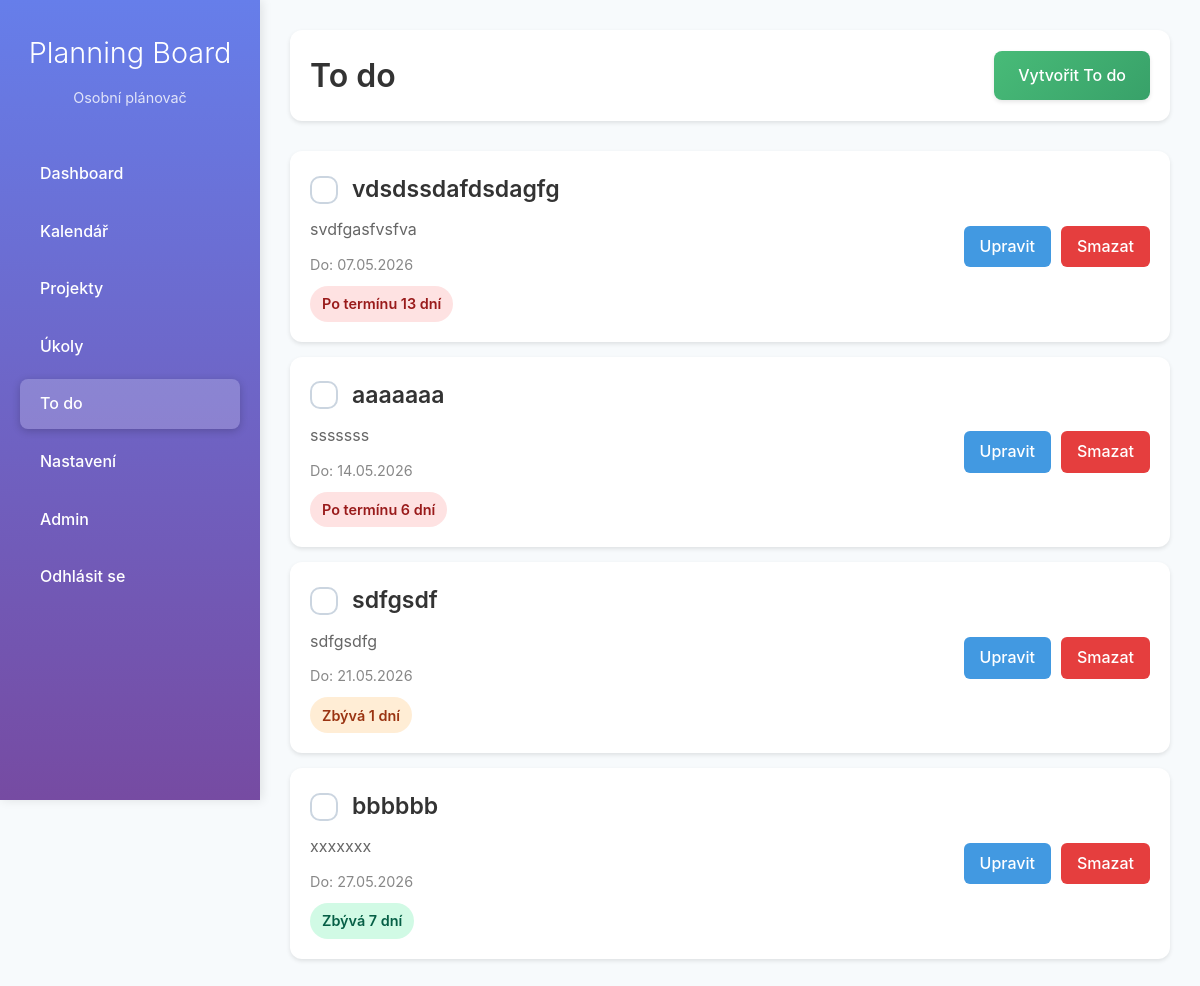
The page /tasks/todos/ (signed in) on the database as committed earlier.
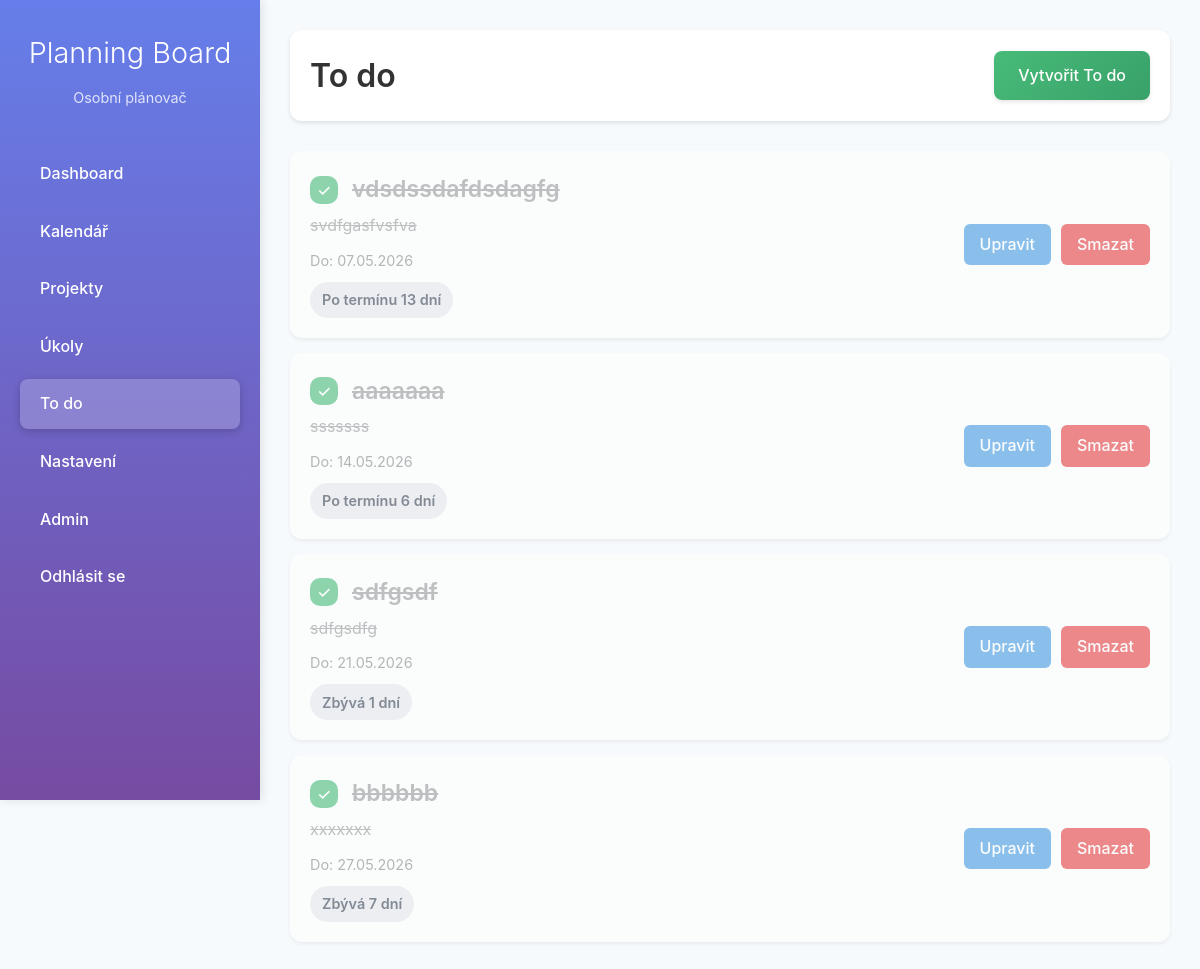
The same page on the database as committed later.
### tasks/models.py (models this page shows, shortened)
class Todo(models.Model):
    user = models.ForeignKey(User, on_delete=models.CASCADE)
    title = models.CharField(max_length=255)
    description = models.TextField(blank=True)
    due_date = models.DateField()
    completed = models.BooleanField(default=False)
    created_at = models.DateTimeField(auto_now_add=True)
    @property
    def remaining_days(self):
        from datetime import date
        return (self.due_date - date.today()).days
    @property
    def remaining_days_abs(self):
        return abs(self.remaining_days)
    @property
    def remaining_days_class(self):
        if self.completed:
            return "gray"
        if self.remaining_days < 0:
            return "red"
        if self.remaining_days <= 2:
            return "orange"
        return "green"

### tasks/views.py (the view)
# urls.py: path("todos/", views.todo_list, name="todo_list"),
@login_required
def todo_list(request):
    todos = list(Todo.objects.filter(user=request.user))
    todos.sort(key=lambda todo: todo.remaining_days)
    return render(request, 'tasks/todo_list.html', {'todos': todos})

### tasks/templates/tasks/todo_list.html (shortened to what this page needs)
{% extends "base.html" %}
{% block content %}
<div class="todos-header">
    <h1>To do</h1>
    <a href="{% url 'tasks:create_todo' %}" class="create-btn">Vytvořit To do</a>
</div>
<div class="todos-list">
    {% for todo in todos %}
    <div class="todo-item {% if todo.completed %}completed{% endif %}">
        <div class="todo-content">
            <div class="todo-title">
                <label class="checkbox-label">
                    <span class="custom-checkbox"></span>
                    <span class="checkbox-text">{{ todo.title }}</span>
                </label>
            </div>
            {% if todo.description %}
            <div class="todo-description">{{ todo.description }}</div>
            {% endif %}
            <div class="todo-due-date">Do: {{ todo.due_date|date:"d.m.Y" }}</div>
            <div class="todo-remaining-days remaining-days {{ todo.remaining_days_class }}">
                {% if todo.remaining_days < 0 %}
                    Po termínu {{ todo.remaining_days_abs }} dní
                {% elif todo.remaining_days == 0 %}
                    Dnes
                {% else %}
                    Zbývá {{ todo.remaining_days }} dní
                {% endif %}
            </div>
        </div>
        <div class="todo-actions">
            <a href="{% url 'tasks:edit_todo' todo.pk %}" class="btn btn-primary">Upravit</a>
            <a href="{% url 'tasks:delete_todo' todo.pk %}" class="btn btn-danger">Smazat</a>
        </div>
    </div>
    {% endfor %}
</div>
{% endblock %}

Rows that differ between the two databases and show on the page:
changed Todo "vdsdssdafdsdagfg": completed False → True (drawn)
changed Todo "aaaaaaa": completed False → True (drawn)
changed Todo "sdfgsdf": completed False → True (drawn)
changed Todo "bbbbbb": completed False → True (drawn)
